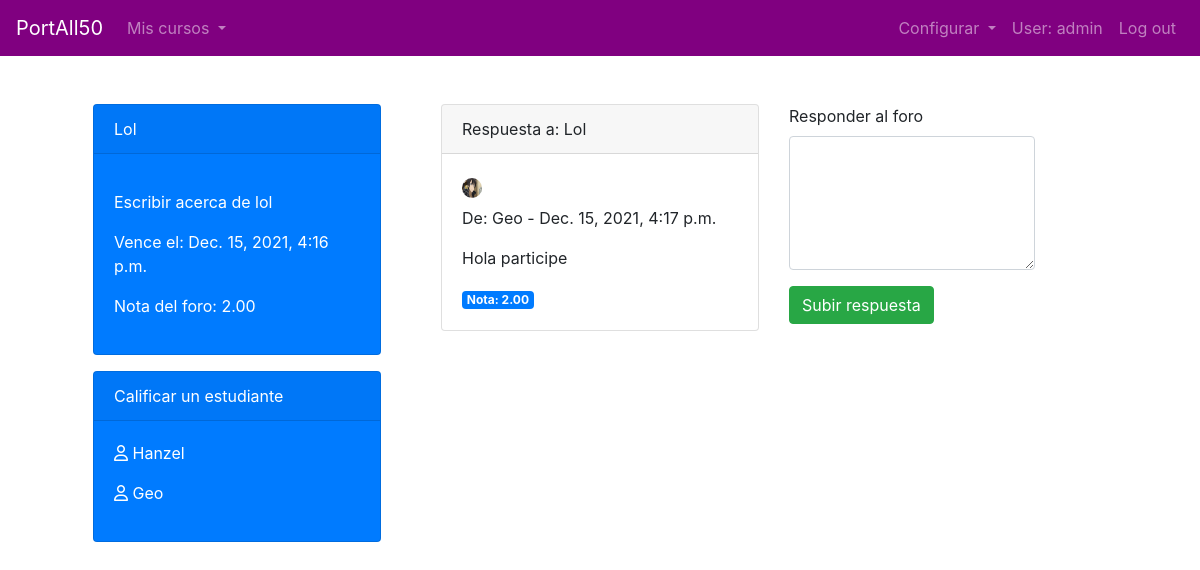
Before: /foro/4 (signed in) with the older database file.
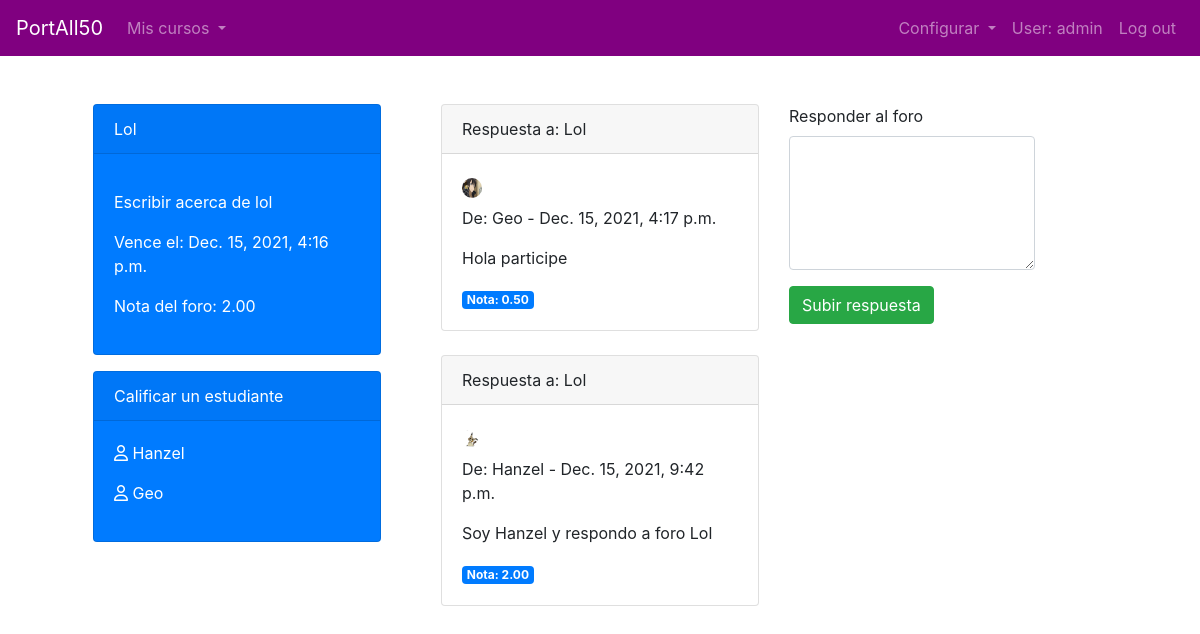
After: the same page with the newer database file.
### PortAll50/models.py (models this page shows, shortened)
class RespuestaForo(models.Model):
    respuesa_foro = models.CharField(max_length=1000)
    fecha_respuesta = models.DateTimeField(auto_now_add=True)
    nota = models.DecimalField(decimal_places=2, max_digits=5, null=True)
    foro = models.ForeignKey(Foro, on_delete=CASCADE, related_name="respuestas")
    cuenta = models.ForeignKey(Cuenta, on_delete=CASCADE, related_name="respuestas")
    class Meta:
        verbose_name_plural = "RespuestasForo"

class Foro(models.Model):
    nombre_foro = models.CharField(max_length=60)
    asignacion_foro = models.CharField(max_length=300)
    fecha_vencimiento = models.DateTimeField() #investigar
    nota = models.DecimalField(decimal_places=2, max_digits=5, null=True)
    seccion = models.ForeignKey(Seccion, on_delete=CASCADE, related_name="seccion_foro")
    class Meta:
        verbose_name_plural = "Foro"

class Cuenta(models.Model):
    username = models.OneToOneField(User, on_delete=CASCADE, related_name="info_cuenta")
    TIPO = [("1", "Estudiante"), ("2", "Docente")]
    tipo = models.CharField(max_length=1 ,choices=TIPO, default=1)
    imagen = models.ImageField(upload_to='users/', null = True) #investigar upload_to
    class Meta:
        verbose_name_plural = "Cuenta"

### PortAll50/views.py (the view)
# urls.py: path("foro/<int:id_foro>", views.foro, name="foro"),
def foro(request, id_foro):
    user = request.user
    foro = Foro.objects.get(id=id_foro)
    respuestasForo = RespuestaForo.objects.filter(foro=foro)
    seccion = foro.seccion
    curso = seccion.curso
    context = {
        "user": user,
        "foro": foro,
        "respuestasForo": respuestasForo,
        "curso": curso
    }
    return render(request, "PortAll50/foro.html", context)

### PortAll50/templates/portall50/foro.html (shortened to what this page needs)
{% extends 'base.html' %}
{% load bootstrap4 %}
{% load static %}
{% block main %}
    <div class="container">
        <div class="row">
            <div class="col-lg-4">
                <div class="card text-white bg-primary mb-3" style="max-width: 18rem;">
                    <div class="card-title card-header">{{foro.nombre_foro}}</div>
                        <div class="card-body">
                            <p class="card-text"><p>{{foro.asignacion_foro}}</p>
                            <p>Vence el: {{foro.fecha_vencimiento}}</p>
                            <p>Nota del foro: {{foro.nota}}</p>
                        </div>
                    </div>
                    {% if user.info_cuenta.tipo == "2" %}
                            <div class="card text-white bg-primary mb-3" style="max-width: 18rem;">
                                <div class="card-title card-header">Calificar un estudiante</div>
                                    <div class="card-body">
                                        {% for estudiante in curso.cuentas.all %}
                                            {% if estudiante.username != user.username %}
                                                <p><a href="{% url 'calificarForo' foro.id estudiante.id %}"><i class="far fa-user"></i> {{estudiante.username}}</a></p>
                                            {% endif %}
                                        {% endfor %}
                                    </div>
                            </div>
                    {% endif %}
            </div>
            <div class="col-lg-4">
                {% for respuesta in respuestasForo %}
                    <div class="card w-95">
                        <div class="card-header">
                            Respuesta a: {{foro.nombre_foro}}
                        </div>
                        <div class="card-body">
                            <div class="circulo">
                                <img class="imagen" src="{{respuesta.cuenta.imagen.url}}" class="card-img-top">
                            </div>
                            <p class="card-title"><p>De: {{respuesta.cuenta.username}} - {{respuesta.fecha_respuesta}}</p>
                            <p class="card-text">{{respuesta.respuesa_foro}}</p>
                            {% if respuesta.nota %}
                                <span class="badge badge-primary">Nota: {{respuesta.nota}}</span>
                            {% else %}
                                <span class="badge badge-secondary">Sin calificar</span>
                            {% endif %}
                        </div>
                    </div>
                    <br>
                {% endfor %}
            </div>
            <div class="col-lg-4">
                <form method="POST" action="{% url 'respuestaForo' %}" enctype="multipart/form-data">
                    <div class="input-group">
                        <div class="form-group">
                            <label for="exampleFormControlTextarea1">Responder al foro</label>
                            <textarea required name="respuesa_foro" class="form-control" id="exampleFormControlTextarea1" rows="5"></textarea>
                        </div>
                    </div>
                    <button type="submit" class="btn btn-success">Subir respuesta</button>
                </form>
            </div>
        </div>
    </div>
{% endblock %}

Changed rows visible on the page:
changed RespuestaForo "Dec. 15, 2021, 4:17 p.m.": nota "2.00" → "0.50"
added RespuestaForo: {{ foro.nombre_foro }} "Lol", cuenta.imagen (picture), cuenta.username "Hanzel", fecha_respuesta "Dec. 15, 2021, 9:42 p.m.", respuesa_foro "Soy Hanzel y respondo a foro Lol", nota "2.00"
